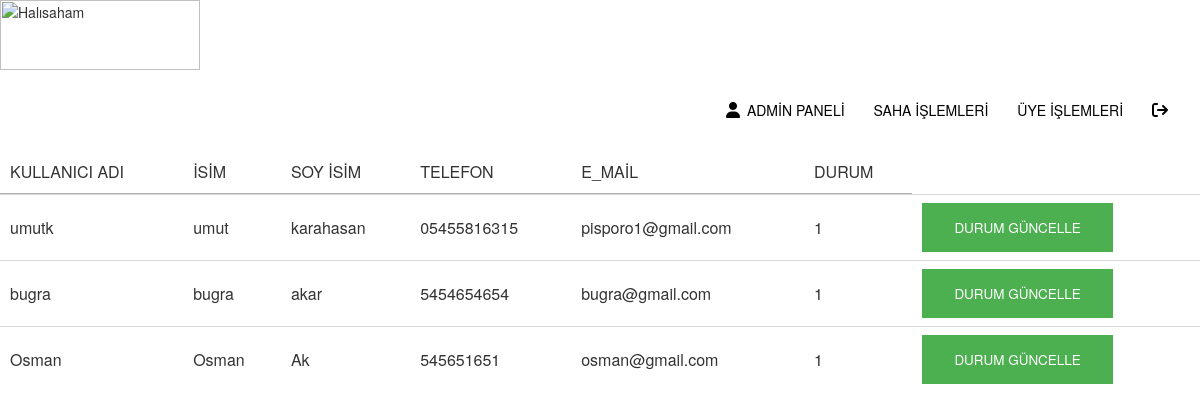
Page /admin/uyeoptions.php on the earlier database version.
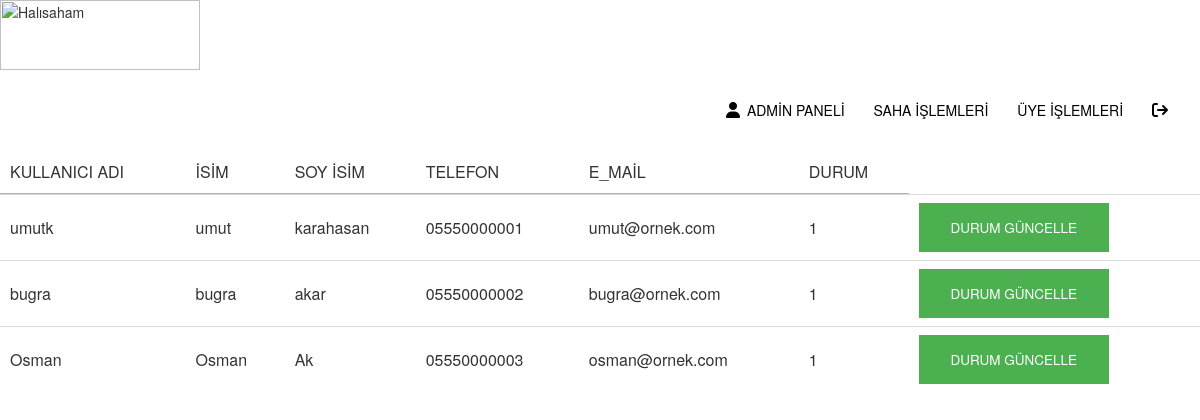
Same page on the later database version.
### tables this page shows
CREATE TABLE `users` (
  `id` int NOT NULL,
  `username` varchar(50) NOT NULL,
  `ad` varchar(50) NOT NULL,
  `soyad` varchar(50) NOT NULL,
  `tel` varchar(50) NOT NULL,
  `email` varchar(50) NOT NULL,
  `sifre` varchar(50) NOT NULL,
  `perm` varchar(50) NOT NULL DEFAULT 'user',
  `status` tinyint(1) NOT NULL DEFAULT '0'
);

### htdocs/admin/uyeoptions.php (the view, shortened to what this page needs)
<html lang="tr">
<head>
    <link rel="stylesheet" href="stylem.css">
    <link rel="stylesheet" href="https://maxcdn.bootstrapcdn.com/bootstrap/3.4.1/css/bootstrap.min.css">
    <link rel="stylesheet" type="text/css" href="https://cdn.datatables.net/1.12.1/css/jquery.dataTables.css">
</head>
<body>
<section id="menu" >
    <div id="logo" >   <img src="/img/logo.jpg" width="200" height="70" alt="Halısaham" />
    </div>
    <nav>
        <a style="color: black" href="admin.php"><i class="fa-solid fa-user ikon"></i>ADMİN PANELİ</a>
        <a style="color: black" href="sahaoptions.php">SAHA İŞLEMLERİ</a>
        <a style="color: black" href="uyeoptions.php">ÜYE İŞLEMLERİ</a>
        <a style="color: black" href="logout.php"><i class="fa-solid fa-arrow-right-from-bracket ikon"></i></a>
    </nav>
</section>
<?php
$con=mysqli_connect("localhost","root","root","halisaha");
?>
<div class="" >
    <table class="display" id="myTable" >
        <thead>
        <tr>
            <td>KULLANICI ADI</td>
            <td>İSİM</td>
            <td>SOY İSİM</td>
            <td>TELEFON</td>
            <td>E_MAİL</td>
            <td>DURUM</td>
        </tr>
        </thead>
        <tbody>
        <?php
        $query="select * from users ";
        $r = mysqli_query($con,$query);
        while($row=mysqli_fetch_assoc($r)){
            ?>
            <form action="status.php" method="post">
                <tr>
                    <td><?php echo $row['username']?></td>
                    <td><?php echo $row['ad']?></td>
                    <td><?php echo $row['soyad']?></td>
                    <td><?php echo $row['tel']?></td>
                    <td><?php echo $row['email']?></td>
                    <td><?php echo $row['status']?></td>
                    <td><a class="button" href="ustatus.php?id=<?php echo $row['id']?>">DURUM GÜNCELLE</a></td>
                </tr>
            </form>
            <?php
        }
        ?>
        </tbody>
    </table>
</div>
</body>
</html>

### htdocs/admin/stylem.css (style rules this page uses)
* { box-sizing: border-box; }
body { font-family: 'Nunito', sans-serif; margin: 0; background-color: #4CAF50 ; background-size: cover; background-position: center; }
nav { float: right; line-height: 80px; }
nav a:link { text-decoration: none; margin-right: 25px; color :floralwhite; }
.ikon { margin-right: 7px; font-size: 16px; }

### htdocs/admin/uyeoptions.php (style rules this page uses)
.button { background-color: #4CAF50; border: none; color: white; padding: 15px 32px; text-align: center; text-decoration: none; display: inline-block; font-size: 13.5px; }

Differences in the rows shown:
changed users "umutk": tel "05455816315" → "05550000001"; email "pisporo1@gmail.com" → "umut@ornek.com"
changed users "bugra": tel "5454654654" → "05550000002"; email "bugra@gmail.com" → "bugra@ornek.com"
changed users "Osman": tel "545651651" → "05550000003"; email "osman@gmail.com" → "osman@ornek.com"
